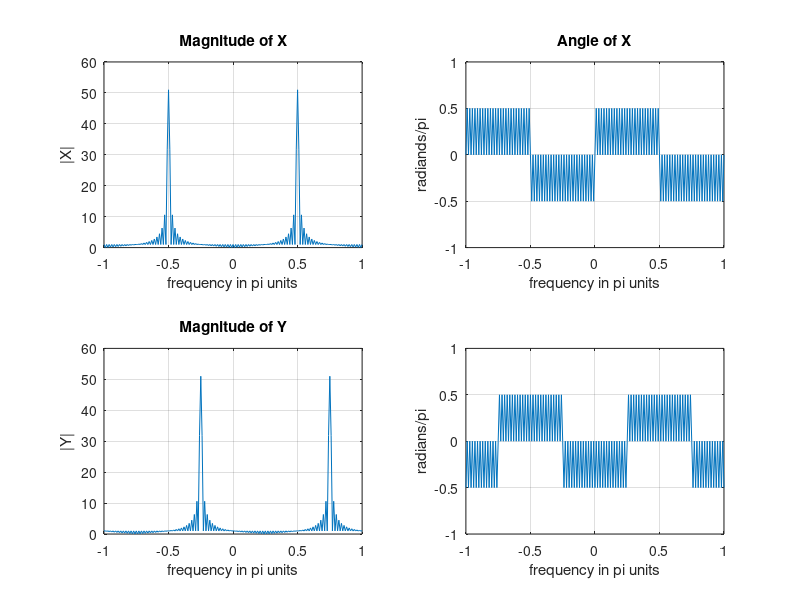

The MATLAB script that drew this image:
n = 0:100;
k = -100:100;
x = cos(pi*n/2);
w = (pi/100)*k;
X = x * (exp(-j*pi/100)).^(n'*k);

%------

y =  exp(j*pi*n/4).*x;  % signal multiplied by exp(j*pi*n/4)
Y = y * (exp(-j*pi/100)).^(n'*k); % DTFT of y




%For plotting verification
subplot(2,2,1); plot(w/pi,abs(X)); grid; axis([-1,1,0,60])
xlabel('frequency in pi units'); ylabel('|X|')
title('Magnitude of X')
subplot(2,2,2); plot(w/pi,angle(X)/pi); grid; axis([-1,1,-1,1])
xlabel('frequency in pi units'); ylabel('radiands/pi')
title('Angle of X')
subplot(2,2,3); plot(w/pi,abs(Y)); grid; axis([-1,1,0,60])


title('Angle of Y')
xlabel('frequency in pi units'); ylabel('|Y|')
title('Magnitude of Y')
subplot(2,2,4); plot(w/pi,angle(Y)/pi); grid; axis([-1,1,-1,1])
xlabel('frequency in pi units'); ylabel('radians/pi')
